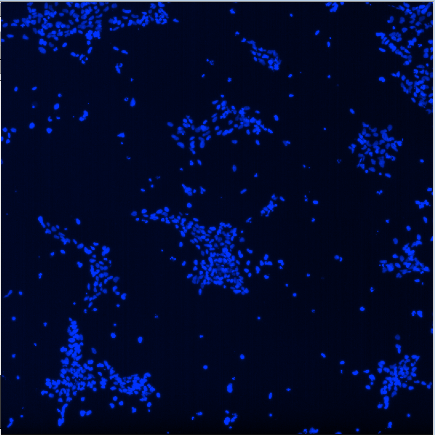
#> input picture data/original_img/A02.png, 435 x 435 px
$ python main.py
#> lines starting #> are read from the running program, lines starting #| are printed output that depends on the picture; after the words box and inside, x2 and y2 are one past the last pixel; in counts of white or black regions, pixels touching at a corner belong together
### src/util.py
# src/util.py

import cv2

def count_cells_in_original(image_path: str) -> int:
    """
    Count cells in the original image by applying a masking technique.
    """
    image = cv2.imread(image_path, cv2.IMREAD_GRAYSCALE)
    if image is None:
        return 0
    _, thresh = cv2.threshold(image, 50, 255, cv2.THRESH_BINARY)
    contours, _ = cv2.findContours(thresh, cv2.RETR_EXTERNAL, cv2.CHAIN_APPROX_SIMPLE)
    return len(contours)

# [10 lines left out: function count_cells_in_masked, not called in this run]

### src/main.py
# src/main.py

import os
from util import count_cells_in_original, count_cells_in_masked

def main():
    while True:
        print("Cell Counting Application")
        print("1. Count cells in a single image")
        print("2. Count cells in all images in a folder")
        print("3. Exit")
        choice = input("Choose an option: ")
#> the answer given: 1

        if choice == '1':
            image_path = input("Enter the path to the image: ")
#> the answer given: ../data/original_img/A02.png
            masked = input("Is the image masked? (yes/no): ").strip().lower()
#> the answer given: y
            if masked == 'yes':
                cell_count = count_cells_in_masked(image_path)
            else:
                cell_count = count_cells_in_original(image_path)
#> in count_cells_in_original, `image = cv2.imread(image_path, cv2.IMREAD_GRAYSCALE)`:
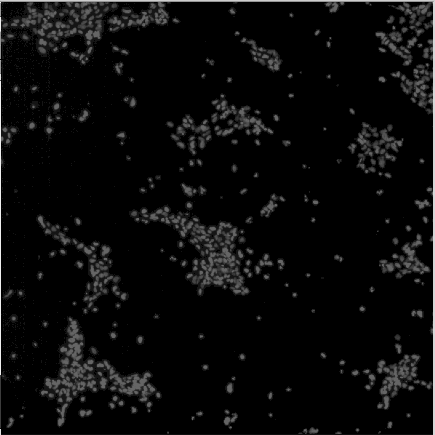
#> image: shape (435, 435); min 0, max 239, mean 11.2
#> in count_cells_in_original, `_, thresh = cv2.threshold(image, 50, 255, cv2.THRESH_BINARY)`:
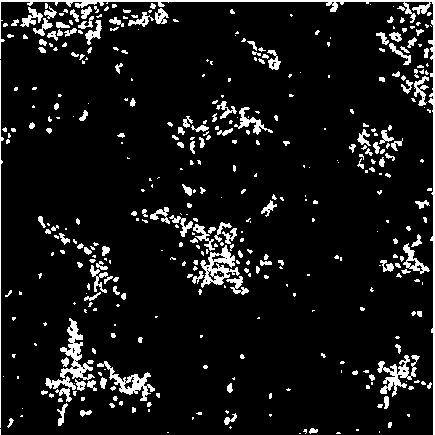
#> thresh: shape (435, 435); 8.6% white; 409 white regions (261 under 20 px)
#> in count_cells_in_original, `contours, _ = cv2.findContours(thresh, cv2.RETR_EXTERNAL, cv2.CHAIN_AP..`: contours = 408 contours, 324 with area under 20; largest, box (x1, y1, x2, y2) and area: (0, 0, 435, 435) 1340, (200, 245, 240, 288) 664, (60, 318, 95, 380) 618, (97, 361, 155, 401) 525, (377, 355, 420, 397) 466
#> cell_count = 408
            print(f"Detected cell count: {cell_count}")
#| Detected cell count: 408

        elif choice == '2':
            folder_path = input("Enter the path to the folder with images: ")
            masked = input("Are the images masked? (yes/no): ").strip().lower()
            total_count = 0
            image_count = 0

            for filename in os.listdir(folder_path):
                if filename.endswith('.png'):
                    image_path = os.path.join(folder_path, filename)
                    if masked == 'yes':
                        cell_count = count_cells_in_masked(image_path)
                    else:
                        cell_count = count_cells_in_original(image_path)
                    print(f"{filename}: {cell_count} cells")
                    total_count += cell_count
                    image_count += 1

            print(f"\nTotal cells in {image_count} images: {total_count}")

        elif choice == '3':
            print("Exiting the application.")
            break

        else:
            print("Invalid choice. Please try again.")
#> pass 2 of the loop in main, `while True:`:
#> the answer given: 1
#> the answer given: ../data/original_img/A03.png
#> the answer given: y
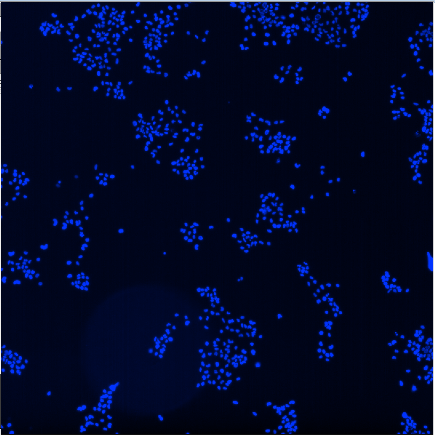
#> input picture data/original_img/A03.png, 435 x 435 px
#> in count_cells_in_original (call 2), `image = cv2.imread(image_path, cv2.IMREAD_GRAYSCALE)`:
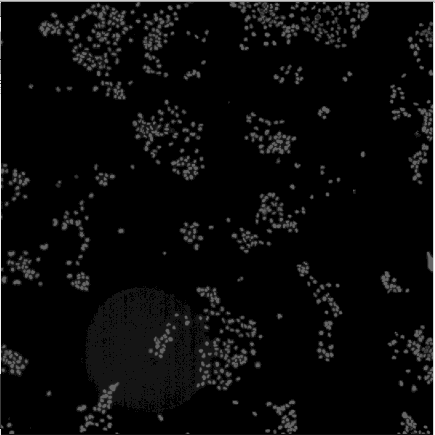
#> image: shape (435, 435); min 0, max 255, mean 10.4
#> in count_cells_in_original (call 2), `_, thresh = cv2.threshold(image, 50, 255, cv2.THRESH_BINARY)`:
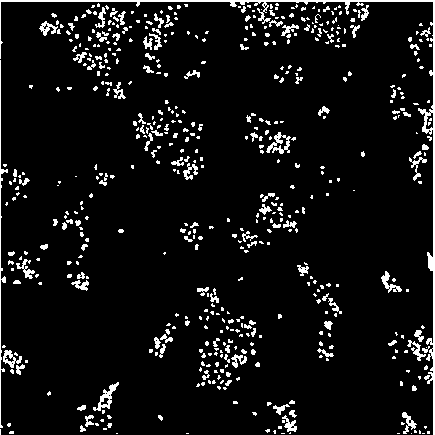
#> thresh: shape (435, 435); 7.1% white; 549 white regions (423 under 20 px)
#> contours = 547 contours, 480 with area under 20; largest, box (x1, y1, x2, y2) and area: (0, 0, 435, 435) 1464, (266, 132, 291, 154) 252, (93, 382, 119, 411) 215, (3, 350, 22, 368) 145, (381, 271, 402, 293) 114
#> cell_count = 547
#| Detected cell count: 547

if __name__ == "__main__":
#> (the run stopped early here; a loop or call above may not have finished)
